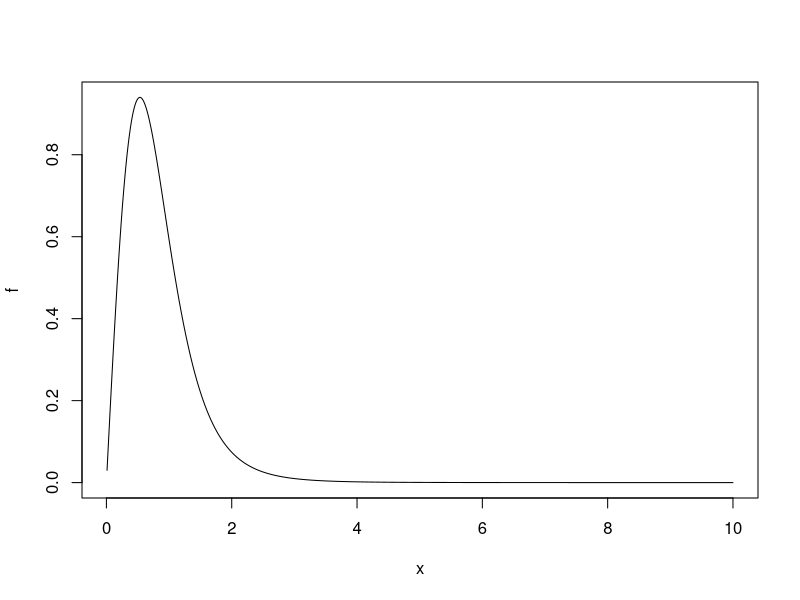
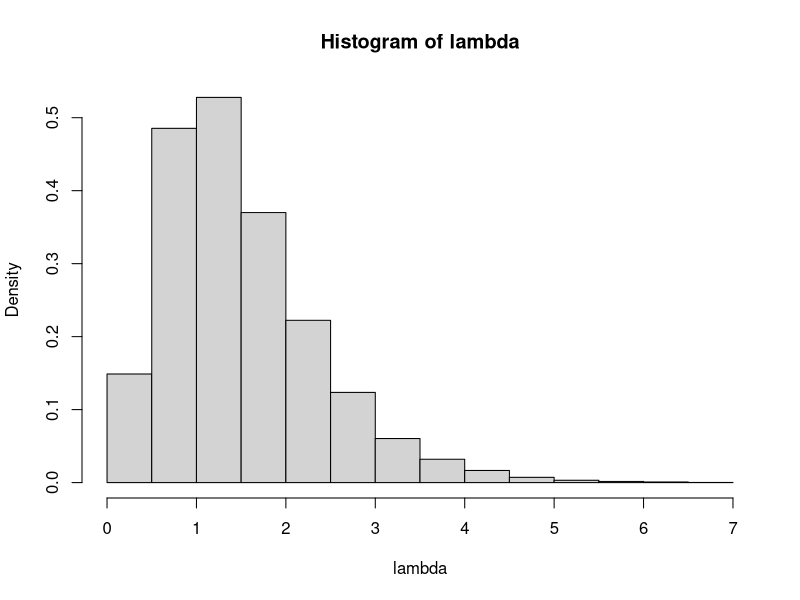
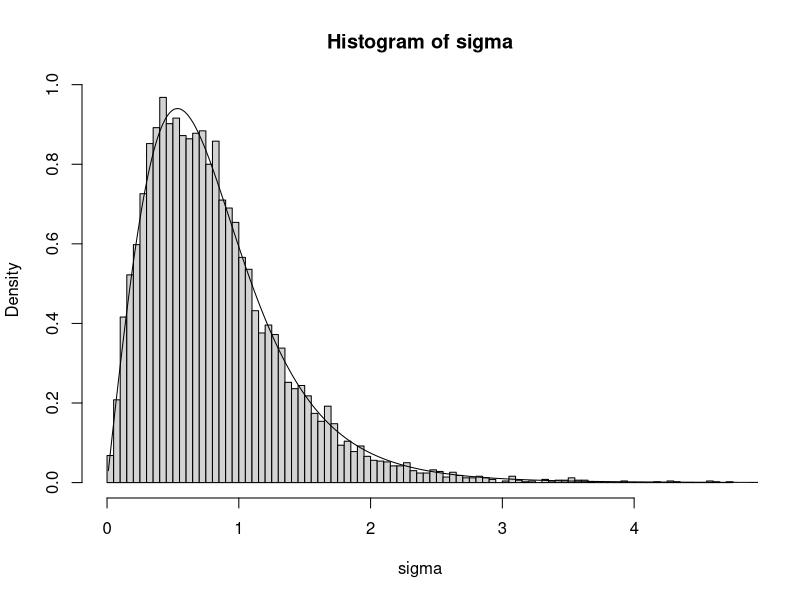
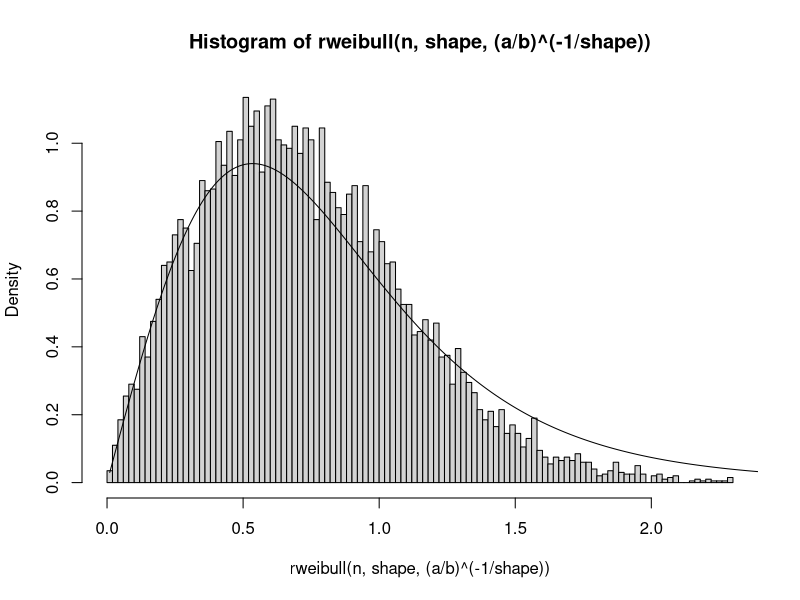

Reproduce these figures in R, in order.

{
    n <- 1e4
    a <- 3  # gamma shape
    b <- 2 # gamma rate
    shape <- 2 # Weibull shape
    
    x <- seq(0.01, 10, by = 0.01)
    f      <- shape * x^(shape-1) * a / b * (b/(b+x^shape))^(a+1)
    f_prop <- x^(shape-1) / (b+x^shape)^(a+1) # proportional to
    plot(x,f, type = "l")
}

lambda <- rgamma(n, a, b)
hist(lambda, freq = F)

sigma <- rweibull(n, shape, lambda^(-1/shape)) # random Weibull rate
hist(sigma, breaks = 100, freq = F)
lines(x,f)

hist(rweibull(n, shape, (a/b)^(-1/shape)), breaks = 100, freq=F) # keeping the Weibul fixed
lines(x,f)
